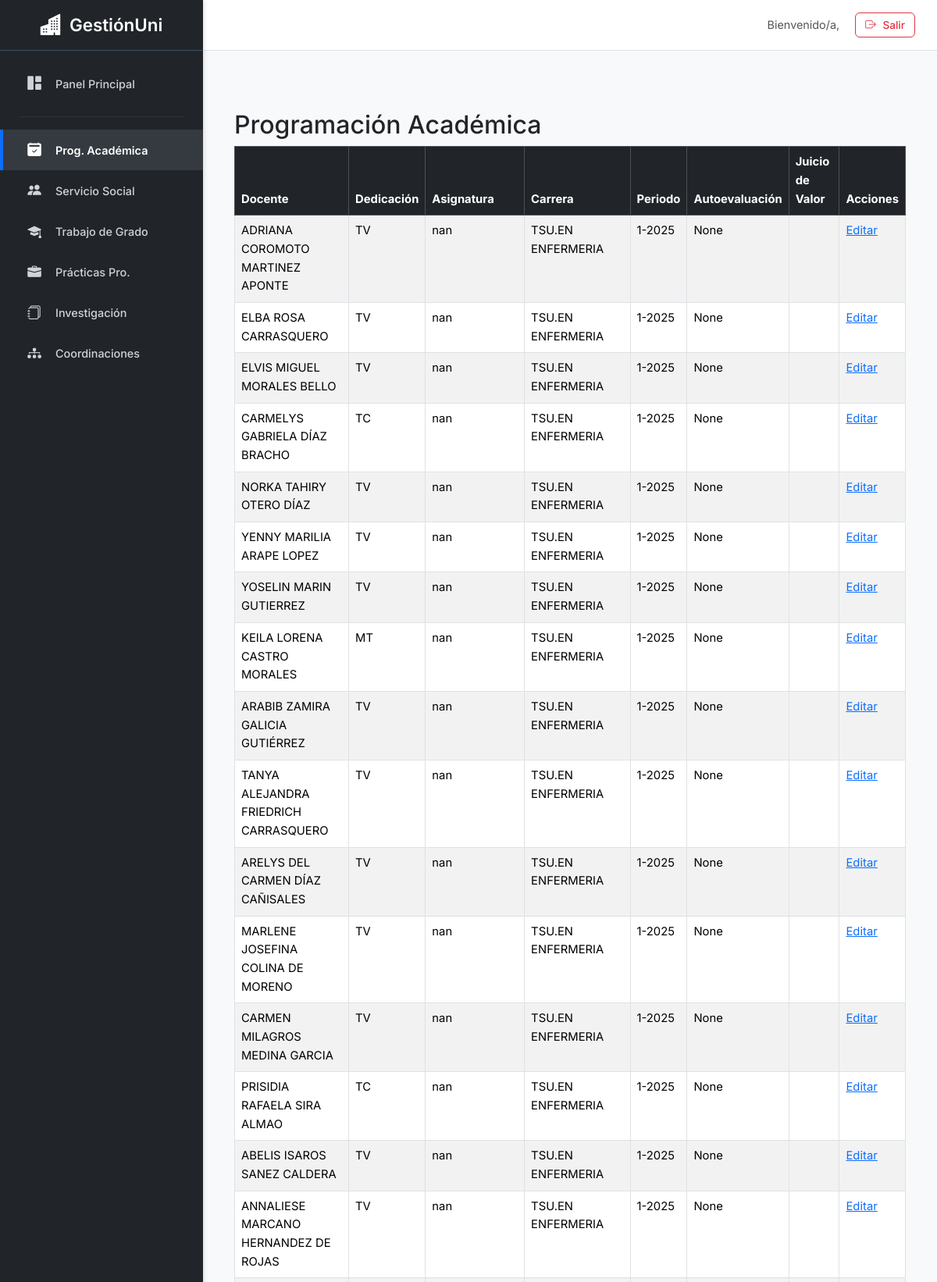
Screenshot of /programacion/evaluacion_docente/ (upper part) with the database file from the repository.
### programacion/models.py (models this page shows, shortened)
class ProgramacionAcademica(models.Model):
    docente = models.ForeignKey(Docente, on_delete=models.CASCADE)
    asignatura = models.ForeignKey(Asignatura, on_delete=models.CASCADE)
    periodo = models.ForeignKey(Periodo, on_delete=models.CASCADE)
    fue_evaluada = models.BooleanField(default=False)
    fecha_evaluacion = models.DateField(null=True, blank=True)
    entrego_autoevaluacion = models.BooleanField(default=False)
    evaluacion_estudiante = models.DecimalField(max_digits=5, decimal_places=2, null=True, blank=True)
    docente_evaluador = models.ForeignKey(Docente, related_name='evaluaciones_realizadas', on_delete=models.CASCADE)
    acompanamiento_docente = models.BooleanField(default=False)
    autoevaluacion = models.DecimalField(max_digits=5, decimal_places=2, null=True, blank=True)
    juicio_valor = models.CharField(max_length=100, blank=True, null=True)

class Docente(models.Model):
    nombre = models.CharField(max_length=100, unique=True)
    dedicacion = models.CharField(max_length=50)
    carreras = models.ManyToManyField(Carrera, related_name='docentes', blank=True)

class Asignatura(models.Model):
    nombre = models.CharField(max_length=100)
    carrera = models.ForeignKey(Carrera, on_delete=models.CASCADE, related_name='asignaturas')
    class Meta:
        unique_together = ('nombre', 'carrera')

class Carrera(models.Model):
    nombre = models.CharField(max_length=100, unique=True)
    def __str__(self):
        return self.nombre

class Periodo(models.Model):
    nombre = models.CharField(max_length=20, unique=True)  # Ej: "1-2025"

### programacion/views.py (the view)
# urls.py: path('evaluacion_docente/', views.evaluacion_docente, name='evaluacion_docente'),
def evaluacion_docente(request):
    programaciones = ProgramacionAcademica.objects.select_related('docente', 'asignatura', 'periodo')
    return render(request, 'evaluacion_docente.html', {'programaciones': programaciones})

### programacion/templates/evaluacion_docente.html
{% extends "interfaz.html" %}
{% block content %}
<div class="container mt-5">
    <h2>Programación Académica</h2>
    <div class="table-responsive">
        <table class="table table-bordered table-striped">
            <thead class="table-dark">
                <tr>
                    <th>Docente</th>
                    <th>Dedicación</th>
                    <th>Asignatura</th>
                    <th>Carrera</th>
                    <th>Periodo</th>
                    <th>Autoevaluación</th>
                    <th>Juicio de Valor</th>
                    <th>Acciones</th>
                </tr>
            </thead>
            <tbody>
                {% for prog in programaciones %}
                <tr>
                    <td>{{ prog.docente.nombre }}</td>
                    <td>{{ prog.docente.dedicacion }}</td>
                    <td>{{ prog.asignatura.nombre }}</td>
                    <td>{{ prog.asignatura.carrera }}</td>
                    <td>{{ prog.periodo.nombre }}</td>
                    <td>{{ prog.autoevaluacion }}</td>
                    <td>{{ prog.juicio_valor }}</td>
                    <td>
                        <a href="{% url 'programacion:editar_programacion' prog.id %}">Editar</a>
                    </td>
                </tr>
                {% empty %}
                <tr>
                    <td colspan="8" class="text-center">No hay datos de programación académica.</td>
                </tr>
                {% endfor %}
            </tbody>
        </table>
    </div>
</div>
{% endblock %}

### templates/interfaz.html (shortened to what this page needs)
{% load static %}
<!DOCTYPE html>
<html lang="es">
<head>
    <link href="https://cdn.jsdelivr.net/npm/bootstrap@5.3.3/dist/css/bootstrap.min.css" rel="stylesheet">
    <link rel="stylesheet" href="https://cdn.jsdelivr.net/npm/bootstrap-icons@1.11.3/font/bootstrap-icons.min.css">
</head>
<body>
    <nav class="sidebar">
        <div class="sidebar-header">
            <a class="navbar-brand" href="{% url 'home:home' %}">
                <i class="bi bi-buildings-fill"></i>
                <span>GestiónUni</span>
            </a>
        </div>
        <div class="sidebar-sticky">
            <ul class="nav flex-column">
                <li class="nav-item">
                    <a class="nav-link {% if request.resolver_match.url_name == 'panel_principal' %}active{% endif %}" aria-current="page" href="{% url 'home:panel_principal' %}">
                        <i class="bi bi-grid-1x2-fill"></i>
                        <span>Panel Principal</span>
                    </a>
                </li>
                <hr>
                <li class="nav-item">
                    <a class="nav-link {% if 'programacion' in request.resolver_match.app_name %}active{% endif %}" href="{% url 'programacion:menu_programacion' %}">
                        <i class="bi bi-calendar2-check-fill"></i>
                        <span>Prog. Académica</span>
                    </a>
                </li>
                <li class="nav-item">
                    <a class="nav-link" href="#">
                        <i class="bi bi-people-fill"></i>
                        <span>Servicio Social</span>
                    </a>
                </li>
                <li class="nav-item">
                    <a class="nav-link" href="#">
                        <i class="bi bi-mortarboard-fill"></i>
                        <span>Trabajo de Grado</span>
                    </a>
                </li>
                <li class="nav-item">
                    <a class="nav-link" href="#">
                        <i class="bi bi-briefcase-fill"></i>
                        <span>Prácticas Pro.</span>
                    </a>
                </li>
                <li class="nav-item">
                    <a class="nav-link" href="#">
                        <i class="bi bi-journals"></i>
                        <span>Investigación</span>
                    </a>
                </li>
                <li class="nav-item">
                    <a class="nav-link" href="#">
                        <i class="bi bi-diagram-3-fill"></i>
                        <span>Coordinaciones</span>
                    </a>
                </li>
            </ul>
        </div>
    </nav>
    <header class="top-navbar">
        <div class="user-greeting ms-auto">
            Bienvenido/a, <strong>{{ user.get_full_name|default:user.username }}</strong>
        </div>
        <a href="{% url 'accounts:cerrar_sesion' %}" class="btn btn-outline-danger btn-logout">
            <i class="bi bi-box-arrow-right"></i> Salir
        </a>
    </header>
    <main class="main-content">
        {% block content %}
        {% endblock %}
    </main>
</body>
</html>

### templates/interfaz.html (style rules this page uses)
:root { --sidebar-width: 260px; --topbar-height: 65px; --primary-accent-color: #0d6efd; --sidebar-bg: #212529; --sidebar-link-color: #ced4da; --sidebar-link-hover-bg: #343a40; --sidebar-link-active-color: #ffffff; --sidebar-brand-color: #ffffff; --content-bg: #f8f9fa; --text-color-main: #212529; --border-color-soft: #dee2e6; }
body { font-family: 'Inter', sans-serif; background-color: var(--content-bg); padding-left: var(--sidebar-width); padding-top: var(--topbar-height); color: var(--text-color-main); font-size: 0.925rem; line-height: 1.6; }
.sidebar { position: fixed; top: 0; left: 0; bottom: 0; width: var(--sidebar-width); z-index: 1030; background-color: var(--sidebar-bg); color: var(--sidebar-link-color); padding: 0; box-shadow: 2px 0 5px rgba(0,0,0,0.1); }
.sidebar-header { padding: 1.1rem 1.5rem; text-align: center; border-bottom: 1px solid #3e5165; height: var(--topbar-height); display: flex; align-items: center; justify-content: center; }
.sidebar-header .navbar-brand { font-size: 1.4rem; font-weight: 600; color: var(--sidebar-brand-color); text-decoration: none; display: flex; align-items: center; }
.sidebar-header .navbar-brand .bi { margin-right: 10px; font-size: 1.7rem; vertical-align: middle; }
.sidebar-header .navbar-brand span { vertical-align: middle; }
.sidebar-sticky { padding-top: 1rem; height: calc(100vh - var(--topbar-height)); overflow-y: auto; scrollbar-width: thin; scrollbar-color: var(--sidebar-link-hover-bg) var(--sidebar-bg); }
.nav-link { color: var(--sidebar-link-color); padding: 0.75rem 1.75rem; font-weight: 500; display: flex; align-items: center; transition: background-color 0.2s ease, color 0.2s ease, border-left-color 0.2s ease; border-left: 4px solid transparent; font-size: 0.9rem; }
.nav-link.active { color: var(--sidebar-link-active-color); background-color: var(--sidebar-link-hover-bg); font-weight: 600; border-left-color: var(--primary-accent-color); }
.nav-link .bi { margin-right: 15px; font-size: 1.1rem; min-width: 24px; text-align: center; transition: transform 0.2s ease; }
.sidebar hr { border-top: 1px solid #4a627a; margin: 1rem 1.5rem; }
.top-navbar { position: fixed; top: 0; right: 0; left: var(--sidebar-width); height: var(--topbar-height); background-color: #ffffff; border-bottom: 1px solid var(--border-color-soft); padding: 0 1.75rem; z-index: 1020; display: flex; justify-content: flex-end; align-items: center; transition: left 0.3s ease; }
.top-navbar .user-greeting { color: #555; margin-right: 1.25rem; font-size: 0.9rem; }
.top-navbar .btn-logout { font-weight: 500; font-size: 0.85rem; padding: 0.3rem 0.75rem; }
.top-navbar .btn-logout .bi { margin-right: 5px; }
.main-content { padding: 1.75rem; transition: margin-left 0.3s ease; }

### rows the page displays
ProgramacionAcademica: docente.nombre "ADRIANA COROMOTO MARTINEZ APONTE", docente.dedicacion "TV", asignatura.nombre "nan", asignatura.carrera "TSU.EN ENFERMERIA", periodo.nombre "1-2025", autoevaluacion "None"
ProgramacionAcademica: docente.nombre "ELBA ROSA CARRASQUERO", docente.dedicacion "TV", asignatura.nombre "nan", asignatura.carrera "TSU.EN ENFERMERIA", periodo.nombre "1-2025", autoevaluacion "None"
ProgramacionAcademica: docente.nombre "ELVIS MIGUEL MORALES BELLO", docente.dedicacion "TV", asignatura.nombre "nan", asignatura.carrera "TSU.EN ENFERMERIA", periodo.nombre "1-2025", autoevaluacion "None"
ProgramacionAcademica: docente.nombre "CARMELYS GABRIELA DÍAZ BRACHO", docente.dedicacion "TC", asignatura.nombre "nan", asignatura.carrera "TSU.EN ENFERMERIA", periodo.nombre "1-2025", autoevaluacion "None"
ProgramacionAcademica: docente.nombre "NORKA TAHIRY OTERO DÍAZ", docente.dedicacion "TV", asignatura.nombre "nan", asignatura.carrera "TSU.EN ENFERMERIA", periodo.nombre "1-2025", autoevaluacion "None"
ProgramacionAcademica: docente.nombre "YENNY MARILIA ARAPE LOPEZ", docente.dedicacion "TV", asignatura.nombre "nan", asignatura.carrera "TSU.EN ENFERMERIA", periodo.nombre "1-2025", autoevaluacion "None"
ProgramacionAcademica: docente.nombre "YOSELIN MARIN GUTIERREZ", docente.dedicacion "TV", asignatura.nombre "nan", asignatura.carrera "TSU.EN ENFERMERIA", periodo.nombre "1-2025", autoevaluacion "None"
ProgramacionAcademica: docente.nombre "KEILA LORENA CASTRO MORALES", docente.dedicacion "MT", asignatura.nombre "nan", asignatura.carrera "TSU.EN ENFERMERIA", periodo.nombre "1-2025", autoevaluacion "None"
ProgramacionAcademica: docente.nombre "ARABIB ZAMIRA GALICIA GUTIÉRREZ", docente.dedicacion "TV", asignatura.nombre "nan", asignatura.carrera "TSU.EN ENFERMERIA", periodo.nombre "1-2025", autoevaluacion "None"
ProgramacionAcademica: docente.nombre "TANYA ALEJANDRA FRIEDRICH CARRASQUERO", docente.dedicacion "TV", asignatura.nombre "nan", asignatura.carrera "TSU.EN ENFERMERIA", periodo.nombre "1-2025", autoevaluacion "None"
ProgramacionAcademica: docente.nombre "ARELYS DEL CARMEN DÍAZ CAÑISALES", docente.dedicacion "TV", asignatura.nombre "nan", asignatura.carrera "TSU.EN ENFERMERIA", periodo.nombre "1-2025", autoevaluacion "None"
ProgramacionAcademica: docente.nombre "MARLENE JOSEFINA COLINA DE MORENO", docente.dedicacion "TV", asignatura.nombre "nan", asignatura.carrera "TSU.EN ENFERMERIA", periodo.nombre "1-2025", autoevaluacion "None"
ProgramacionAcademica: docente.nombre "CARMEN MILAGROS MEDINA GARCIA", docente.dedicacion "TV", asignatura.nombre "nan", asignatura.carrera "TSU.EN ENFERMERIA", periodo.nombre "1-2025", autoevaluacion "None"
ProgramacionAcademica: docente.nombre "PRISIDIA RAFAELA SIRA ALMAO", docente.dedicacion "TC", asignatura.nombre "nan", asignatura.carrera "TSU.EN ENFERMERIA", periodo.nombre "1-2025", autoevaluacion "None"
ProgramacionAcademica: docente.nombre "ABELIS ISAROS SANEZ CALDERA", docente.dedicacion "TV", asignatura.nombre "nan", asignatura.carrera "TSU.EN ENFERMERIA", periodo.nombre "1-2025", autoevaluacion "None"
ProgramacionAcademica: docente.nombre "ANNALIESE MARCANO HERNANDEZ DE ROJAS", docente.dedicacion "TV", asignatura.nombre "nan", asignatura.carrera "TSU.EN ENFERMERIA", periodo.nombre "1-2025", autoevaluacion "None"
